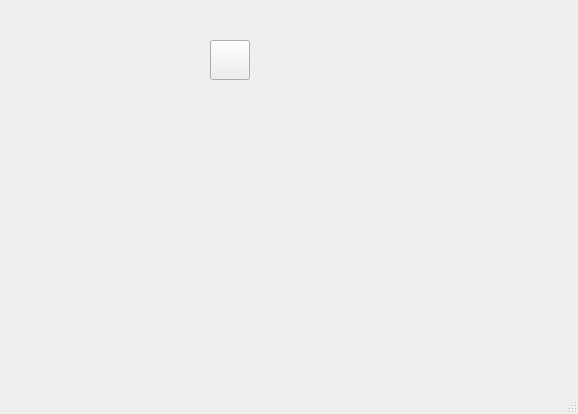
<?xml version="1.0" encoding="UTF-8"?>
<ui version="4.0">
 <class>MainWindow</class>
 <widget class="QMainWindow" name="MainWindow">
  <property name="geometry">
   <rect>
    <x>0</x>
    <y>0</y>
    <width>578</width>
    <height>414</height>
   </rect>
  </property>
  <property name="windowTitle">
   <string>MainWindow</string>
  </property>
  <widget class="QWidget" name="centralwidget">
   <widget class="QLabel" name="lbl">
    <property name="geometry">
     <rect>
      <x>70</x>
      <y>40</y>
      <width>40</width>
      <height>40</height>
     </rect>
    </property>
    <property name="text">
     <string/>
    </property>
    <property name="pixmap">
     <pixmap>0.png</pixmap>
    </property>
   </widget>
   <widget class="QPushButton" name="pb">
    <property name="geometry">
     <rect>
      <x>210</x>
      <y>40</y>
      <width>40</width>
      <height>40</height>
     </rect>
    </property>
    <property name="text">
     <string/>
    </property>
    <property name="icon">
     <iconset>
      <normaloff>0.png</normaloff>0.png</iconset>
    </property>
    <property name="iconSize">
     <size>
      <width>40</width>
      <height>40</height>
     </size>
    </property>
   </widget>
  </widget>
  <widget class="QMenuBar" name="menubar">
   <property name="geometry">
    <rect>
     <x>0</x>
     <y>0</y>
     <width>578</width>
     <height>21</height>
    </rect>
   </property>
  </widget>
  <widget class="QStatusBar" name="statusbar"/>
 </widget>
 <resources/>
 <connections/>
</ui>
